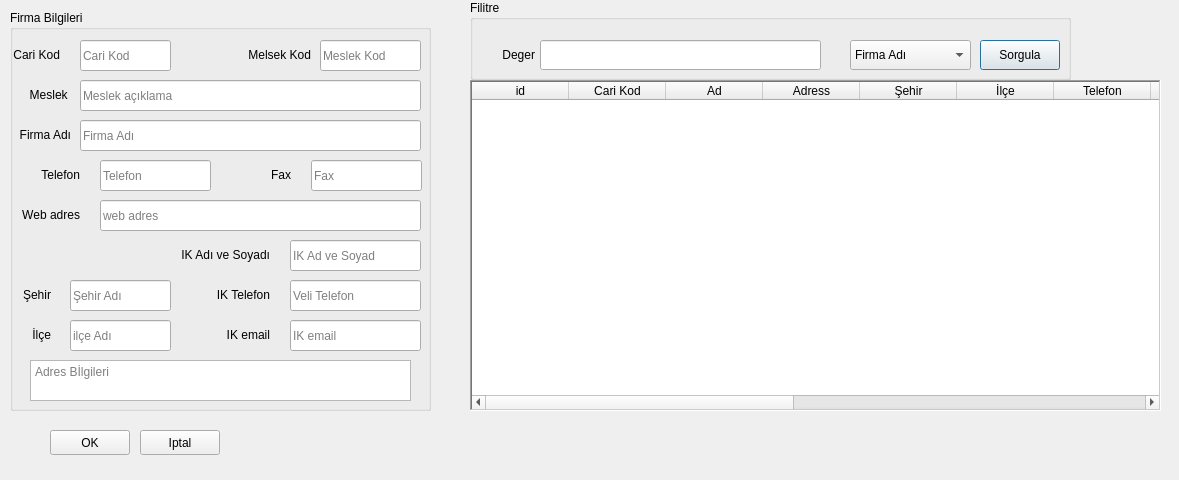
<?xml version="1.0" encoding="UTF-8"?>
<ui version="4.0">
 <class>Dialog</class>
 <widget class="QDialog" name="Dialog">
  <property name="geometry">
   <rect>
    <x>0</x>
    <y>0</y>
    <width>1179</width>
    <height>480</height>
   </rect>
  </property>
  <property name="windowTitle">
   <string>Dialog</string>
  </property>
  <widget class="QTableWidget" name="tableWidget_5">
   <property name="geometry">
    <rect>
     <x>470</x>
     <y>80</y>
     <width>691</width>
     <height>331</height>
    </rect>
   </property>
   <property name="frameShape">
    <enum>QFrame::WinPanel</enum>
   </property>
   <property name="frameShadow">
    <enum>QFrame::Sunken</enum>
   </property>
   <property name="sizeAdjustPolicy">
    <enum>QAbstractScrollArea::AdjustToContentsOnFirstShow</enum>
   </property>
   <property name="editTriggers">
    <set>QAbstractItemView::NoEditTriggers</set>
   </property>
   <property name="alternatingRowColors">
    <bool>true</bool>
   </property>
   <property name="selectionMode">
    <enum>QAbstractItemView::SingleSelection</enum>
   </property>
   <property name="selectionBehavior">
    <enum>QAbstractItemView::SelectRows</enum>
   </property>
   <attribute name="horizontalHeaderCascadingSectionResizes">
    <bool>true</bool>
   </attribute>
   <attribute name="horizontalHeaderDefaultSectionSize">
    <number>97</number>
   </attribute>
   <attribute name="verticalHeaderCascadingSectionResizes">
    <bool>true</bool>
   </attribute>
   <column>
    <property name="text">
     <string>id</string>
    </property>
   </column>
   <column>
    <property name="text">
     <string>Cari Kod</string>
    </property>
   </column>
   <column>
    <property name="text">
     <string>Ad</string>
    </property>
   </column>
   <column>
    <property name="text">
     <string>Adress</string>
    </property>
   </column>
   <column>
    <property name="text">
     <string>Şehir</string>
    </property>
   </column>
   <column>
    <property name="text">
     <string>İlçe</string>
    </property>
   </column>
   <column>
    <property name="text">
     <string>Telefon</string>
    </property>
   </column>
   <column>
    <property name="text">
     <string>Fax</string>
    </property>
   </column>
   <column>
    <property name="text">
     <string>Web</string>
    </property>
   </column>
   <column>
    <property name="text">
     <string>Sektor_kod</string>
    </property>
   </column>
   <column>
    <property name="text">
     <string>Sektor</string>
    </property>
   </column>
   <column>
    <property name="text">
     <string>IK Adı</string>
    </property>
   </column>
   <column>
    <property name="text">
     <string>IK Telefon</string>
    </property>
   </column>
   <column>
    <property name="text">
     <string>IK email</string>
    </property>
   </column>
   <column>
    <property name="text">
     <string>Notlar</string>
    </property>
   </column>
  </widget>
  <widget class="QGroupBox" name="groupBox_15">
   <property name="geometry">
    <rect>
     <x>10</x>
     <y>10</y>
     <width>421</width>
     <height>401</height>
    </rect>
   </property>
   <property name="title">
    <string>Firma Bilgileri</string>
   </property>
   <widget class="QLabel" name="label_54">
    <property name="geometry">
     <rect>
      <x>-1</x>
      <y>30</y>
      <width>51</width>
      <height>30</height>
     </rect>
    </property>
    <property name="midLineWidth">
     <number>0</number>
    </property>
    <property name="text">
     <string>Cari Kod</string>
    </property>
    <property name="alignment">
     <set>Qt::AlignRight|Qt::AlignTrailing|Qt::AlignVCenter</set>
    </property>
   </widget>
   <widget class="QLabel" name="label_55">
    <property name="geometry">
     <rect>
      <x>19</x>
      <y>150</y>
      <width>51</width>
      <height>30</height>
     </rect>
    </property>
    <property name="midLineWidth">
     <number>0</number>
    </property>
    <property name="text">
     <string>Telefon</string>
    </property>
    <property name="alignment">
     <set>Qt::AlignRight|Qt::AlignTrailing|Qt::AlignVCenter</set>
    </property>
   </widget>
   <widget class="QLineEdit" name="lineEdit_39">
    <property name="geometry">
     <rect>
      <x>70</x>
      <y>110</y>
      <width>341</width>
      <height>31</height>
     </rect>
    </property>
    <property name="text">
     <string/>
    </property>
    <property name="placeholderText">
     <string>Firma Adı</string>
    </property>
   </widget>
   <widget class="QLabel" name="label_56">
    <property name="geometry">
     <rect>
      <x>230</x>
      <y>150</y>
      <width>51</width>
      <height>30</height>
     </rect>
    </property>
    <property name="midLineWidth">
     <number>0</number>
    </property>
    <property name="text">
     <string>Fax</string>
    </property>
    <property name="alignment">
     <set>Qt::AlignRight|Qt::AlignTrailing|Qt::AlignVCenter</set>
    </property>
   </widget>
   <widget class="QLineEdit" name="lineEdit_45">
    <property name="geometry">
     <rect>
      <x>70</x>
      <y>30</y>
      <width>91</width>
      <height>31</height>
     </rect>
    </property>
    <property name="text">
     <string/>
    </property>
    <property name="readOnly">
     <bool>false</bool>
    </property>
    <property name="placeholderText">
     <string>Cari Kod</string>
    </property>
    <property name="clearButtonEnabled">
     <bool>false</bool>
    </property>
   </widget>
   <widget class="QLabel" name="label_57">
    <property name="geometry">
     <rect>
      <x>0</x>
      <y>110</y>
      <width>61</width>
      <height>30</height>
     </rect>
    </property>
    <property name="midLineWidth">
     <number>0</number>
    </property>
    <property name="text">
     <string>Firma Adı</string>
    </property>
    <property name="alignment">
     <set>Qt::AlignRight|Qt::AlignTrailing|Qt::AlignVCenter</set>
    </property>
   </widget>
   <widget class="QLineEdit" name="lineEdit_46">
    <property name="geometry">
     <rect>
      <x>90</x>
      <y>150</y>
      <width>111</width>
      <height>31</height>
     </rect>
    </property>
    <property name="text">
     <string/>
    </property>
    <property name="placeholderText">
     <string>Telefon</string>
    </property>
   </widget>
   <widget class="QLineEdit" name="lineEdit_47">
    <property name="geometry">
     <rect>
      <x>301</x>
      <y>150</y>
      <width>111</width>
      <height>31</height>
     </rect>
    </property>
    <property name="text">
     <string/>
    </property>
    <property name="placeholderText">
     <string>Fax</string>
    </property>
   </widget>
   <widget class="QLineEdit" name="lineEdit_48">
    <property name="geometry">
     <rect>
      <x>280</x>
      <y>230</y>
      <width>131</width>
      <height>31</height>
     </rect>
    </property>
    <property name="text">
     <string/>
    </property>
    <property name="placeholderText">
     <string>IK Ad ve Soyad</string>
    </property>
   </widget>
   <widget class="QLabel" name="label_58">
    <property name="geometry">
     <rect>
      <x>130</x>
      <y>230</y>
      <width>130</width>
      <height>30</height>
     </rect>
    </property>
    <property name="midLineWidth">
     <number>0</number>
    </property>
    <property name="text">
     <string>IK Adı ve Soyadı</string>
    </property>
    <property name="alignment">
     <set>Qt::AlignRight|Qt::AlignTrailing|Qt::AlignVCenter</set>
    </property>
   </widget>
   <widget class="QLineEdit" name="lineEdit_49">
    <property name="geometry">
     <rect>
      <x>280</x>
      <y>270</y>
      <width>131</width>
      <height>31</height>
     </rect>
    </property>
    <property name="text">
     <string/>
    </property>
    <property name="placeholderText">
     <string>Veli Telefon</string>
    </property>
   </widget>
   <widget class="QLabel" name="label_59">
    <property name="geometry">
     <rect>
      <x>130</x>
      <y>270</y>
      <width>130</width>
      <height>30</height>
     </rect>
    </property>
    <property name="midLineWidth">
     <number>0</number>
    </property>
    <property name="text">
     <string>IK Telefon</string>
    </property>
    <property name="alignment">
     <set>Qt::AlignRight|Qt::AlignTrailing|Qt::AlignVCenter</set>
    </property>
   </widget>
   <widget class="QLabel" name="label_60">
    <property name="geometry">
     <rect>
      <x>230</x>
      <y>30</y>
      <width>71</width>
      <height>30</height>
     </rect>
    </property>
    <property name="midLineWidth">
     <number>0</number>
    </property>
    <property name="text">
     <string>Melsek Kod</string>
    </property>
    <property name="alignment">
     <set>Qt::AlignRight|Qt::AlignTrailing|Qt::AlignVCenter</set>
    </property>
   </widget>
   <widget class="QLineEdit" name="lineEdit_50">
    <property name="geometry">
     <rect>
      <x>310</x>
      <y>30</y>
      <width>101</width>
      <height>31</height>
     </rect>
    </property>
    <property name="inputMethodHints">
     <set>Qt::ImhFormattedNumbersOnly</set>
    </property>
    <property name="placeholderText">
     <string>Meslek Kod</string>
    </property>
   </widget>
   <widget class="QLabel" name="label_61">
    <property name="geometry">
     <rect>
      <x>9</x>
      <y>190</y>
      <width>61</width>
      <height>30</height>
     </rect>
    </property>
    <property name="midLineWidth">
     <number>0</number>
    </property>
    <property name="text">
     <string>Web adres</string>
    </property>
    <property name="alignment">
     <set>Qt::AlignRight|Qt::AlignTrailing|Qt::AlignVCenter</set>
    </property>
   </widget>
   <widget class="QLineEdit" name="lineEdit_51">
    <property name="geometry">
     <rect>
      <x>90</x>
      <y>190</y>
      <width>321</width>
      <height>31</height>
     </rect>
    </property>
    <property name="inputMethodHints">
     <set>Qt::ImhFormattedNumbersOnly</set>
    </property>
    <property name="placeholderText">
     <string>web adres</string>
    </property>
   </widget>
   <widget class="QLineEdit" name="lineEdit_54">
    <property name="geometry">
     <rect>
      <x>280</x>
      <y>310</y>
      <width>131</width>
      <height>31</height>
     </rect>
    </property>
    <property name="text">
     <string/>
    </property>
    <property name="placeholderText">
     <string>IK email</string>
    </property>
   </widget>
   <widget class="QLabel" name="label_65">
    <property name="geometry">
     <rect>
      <x>130</x>
      <y>310</y>
      <width>130</width>
      <height>30</height>
     </rect>
    </property>
    <property name="midLineWidth">
     <number>0</number>
    </property>
    <property name="text">
     <string>IK email</string>
    </property>
    <property name="alignment">
     <set>Qt::AlignRight|Qt::AlignTrailing|Qt::AlignVCenter</set>
    </property>
   </widget>
   <widget class="QLabel" name="label_66">
    <property name="geometry">
     <rect>
      <x>0</x>
      <y>70</y>
      <width>61</width>
      <height>30</height>
     </rect>
    </property>
    <property name="midLineWidth">
     <number>0</number>
    </property>
    <property name="text">
     <string>Meslek </string>
    </property>
    <property name="alignment">
     <set>Qt::AlignRight|Qt::AlignTrailing|Qt::AlignVCenter</set>
    </property>
   </widget>
   <widget class="QLineEdit" name="lineEdit_55">
    <property name="geometry">
     <rect>
      <x>70</x>
      <y>70</y>
      <width>341</width>
      <height>31</height>
     </rect>
    </property>
    <property name="text">
     <string/>
    </property>
    <property name="placeholderText">
     <string>Meslek açıklama</string>
    </property>
   </widget>
   <widget class="QLabel" name="label_62">
    <property name="geometry">
     <rect>
      <x>10</x>
      <y>310</y>
      <width>31</width>
      <height>30</height>
     </rect>
    </property>
    <property name="midLineWidth">
     <number>0</number>
    </property>
    <property name="text">
     <string>İlçe</string>
    </property>
    <property name="alignment">
     <set>Qt::AlignRight|Qt::AlignTrailing|Qt::AlignVCenter</set>
    </property>
   </widget>
   <widget class="QLabel" name="label_64">
    <property name="geometry">
     <rect>
      <x>10</x>
      <y>270</y>
      <width>31</width>
      <height>30</height>
     </rect>
    </property>
    <property name="midLineWidth">
     <number>0</number>
    </property>
    <property name="text">
     <string>Şehir</string>
    </property>
    <property name="alignment">
     <set>Qt::AlignRight|Qt::AlignTrailing|Qt::AlignVCenter</set>
    </property>
   </widget>
   <widget class="QLineEdit" name="lineEdit_52">
    <property name="geometry">
     <rect>
      <x>60</x>
      <y>310</y>
      <width>101</width>
      <height>31</height>
     </rect>
    </property>
    <property name="placeholderText">
     <string>ilçe Adı</string>
    </property>
   </widget>
   <widget class="QLineEdit" name="lineEdit_53">
    <property name="geometry">
     <rect>
      <x>60</x>
      <y>270</y>
      <width>101</width>
      <height>31</height>
     </rect>
    </property>
    <property name="placeholderText">
     <string>Şehir Adı</string>
    </property>
   </widget>
   <widget class="QTextEdit" name="textEdit_4">
    <property name="geometry">
     <rect>
      <x>20</x>
      <y>350</y>
      <width>381</width>
      <height>41</height>
     </rect>
    </property>
    <property name="placeholderText">
     <string>Adres Bİlgileri</string>
    </property>
   </widget>
  </widget>
  <widget class="QGroupBox" name="groupBox_25">
   <property name="geometry">
    <rect>
     <x>470</x>
     <y>0</y>
     <width>601</width>
     <height>80</height>
    </rect>
   </property>
   <property name="title">
    <string>Filitre</string>
   </property>
   <widget class="QLineEdit" name="lineEdit_76">
    <property name="geometry">
     <rect>
      <x>70</x>
      <y>40</y>
      <width>281</width>
      <height>30</height>
     </rect>
    </property>
   </widget>
   <widget class="QPushButton" name="pushButton_22">
    <property name="geometry">
     <rect>
      <x>510</x>
      <y>40</y>
      <width>80</width>
      <height>30</height>
     </rect>
    </property>
    <property name="text">
     <string>Sorgula</string>
    </property>
   </widget>
   <widget class="QComboBox" name="comboBox_10">
    <property name="geometry">
     <rect>
      <x>380</x>
      <y>40</y>
      <width>121</width>
      <height>30</height>
     </rect>
    </property>
    <item>
     <property name="text">
      <string>Firma Adı</string>
     </property>
    </item>
    <item>
     <property name="text">
      <string>Cari Kod</string>
     </property>
    </item>
    <item>
     <property name="text">
      <string>Adres</string>
     </property>
    </item>
   </widget>
   <widget class="QLabel" name="label_30">
    <property name="geometry">
     <rect>
      <x>10</x>
      <y>40</y>
      <width>55</width>
      <height>30</height>
     </rect>
    </property>
    <property name="text">
     <string>Deger</string>
    </property>
    <property name="alignment">
     <set>Qt::AlignRight|Qt::AlignTrailing|Qt::AlignVCenter</set>
    </property>
   </widget>
  </widget>
  <widget class="QPushButton" name="pushButton_2">
   <property name="geometry">
    <rect>
     <x>50</x>
     <y>430</y>
     <width>80</width>
     <height>25</height>
    </rect>
   </property>
   <property name="text">
    <string>OK</string>
   </property>
  </widget>
  <widget class="QPushButton" name="pushButton_3">
   <property name="geometry">
    <rect>
     <x>140</x>
     <y>430</y>
     <width>80</width>
     <height>25</height>
    </rect>
   </property>
   <property name="text">
    <string>Iptal</string>
   </property>
  </widget>
 </widget>
 <resources/>
 <connections/>
</ui>
